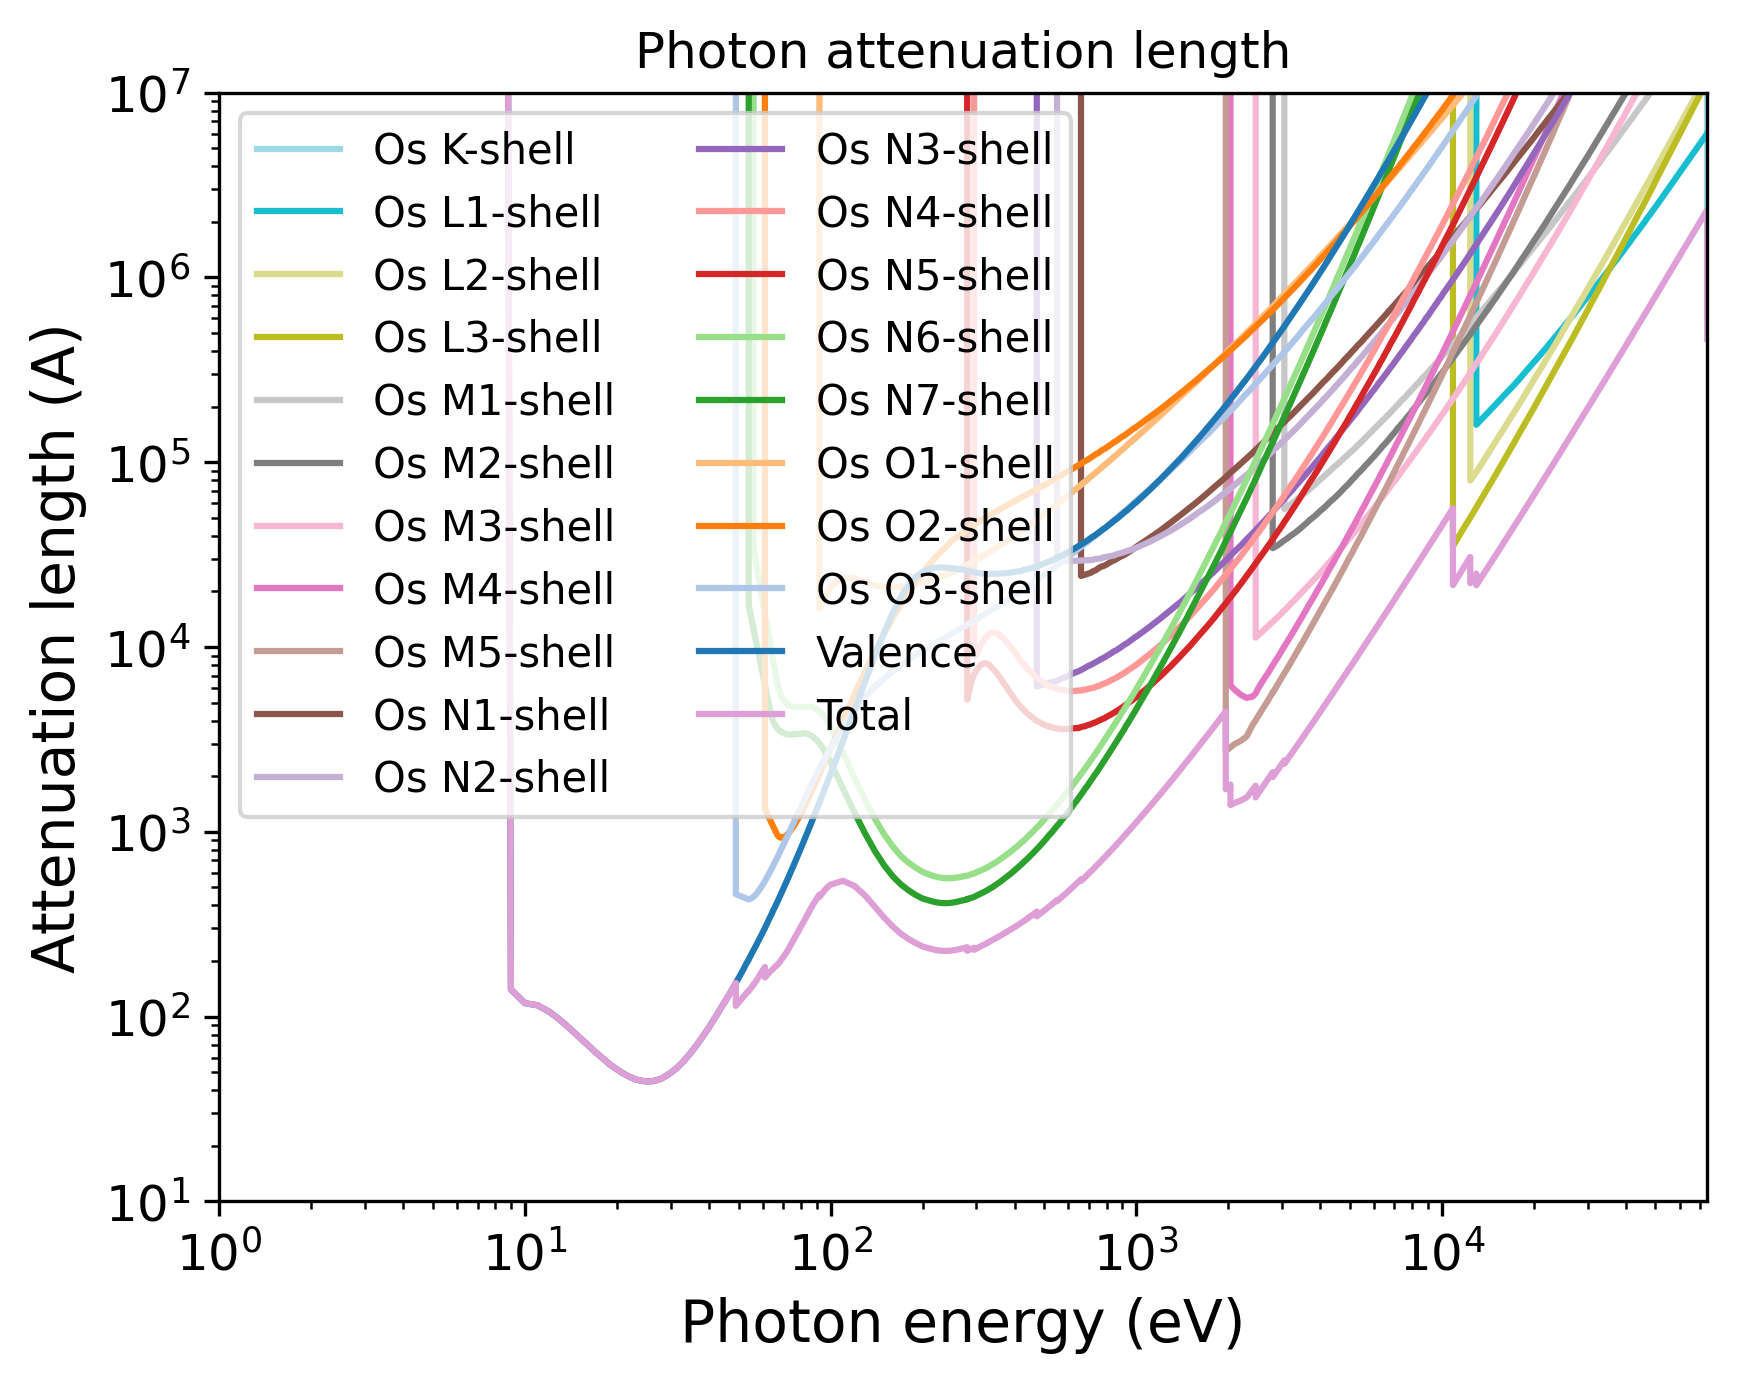

Python code for this plot:
import pandas as pd
import numpy as np
import matplotlib.pyplot as plt
import matplotlib.cm as cm
# Set the format:
plt.xlabel("Photon energy (eV)", fontsize=14)
plt.ylabel("Attenuation length (A)", fontsize=14)
plt.xticks(fontsize=12)
plt.yticks(fontsize=12)
plt.grid(False)
# Set the axes:
# Read the output file:
df = pd.read_csv(r"OUTPUT_Os_Photon_IMFP.dat", sep=r'\s+', header=None, comment="#", skipinitialspace=True)
plt.xscale("log")
plt.yscale("log")
# Prepare the plot:
columns_to_plot = [ 1, 2, 3, 4, 5, 6, 7, 8, 9, 10, 11, 12, 13, 14, 15, 16, 17, 18, 19, 20, 21]
labels = [ "Os K-shell", "Os L1-shell", "Os L2-shell", "Os L3-shell", "Os M1-shell", "Os M2-shell", "Os M3-shell", "Os M4-shell", "Os M5-shell", "Os N1-shell", "Os N2-shell", "Os N3-shell", "Os N4-shell", "Os N5-shell", "Os N6-shell", "Os N7-shell", "Os O1-shell", "Os O2-shell", "Os O3-shell", "Valence", "Total"]
# Create N distinct colors from a colormap
N = len(columns_to_plot)
colors = np.vstack([plt.cm.tab20(np.linspace(1, 0, 20)), plt.cm.tab20b(np.linspace(1, 0, 20))])
# Set line styles:
linestyles = [ "-", "-", "-", "-", "-", "-", "-", "-", "-", "-", "-", "-", "-", "-", "-", "-", "-", "-", "-", "-", "-"]
for i, col in enumerate(columns_to_plot):
    color = colors[i % len(colors)]
    ls    = linestyles[i % len(linestyles)]
    label = labels[i % len(labels)]
    plt.plot(df.iloc[:, 0], df.iloc[:, col],
    color=color,
    label=label,
    linestyle=ls)
plt.xlim(1.00000000,73876.00100000)
plt.ylim(10.00000000,10000000.00000000)
plt.title("Photon attenuation length")
plt.legend(loc="best", fontsize=10, ncol=2)
# Save the plot in this format:
plt.savefig("OUTPUT_MFP_photon.png", dpi=300, bbox_inches="tight")
